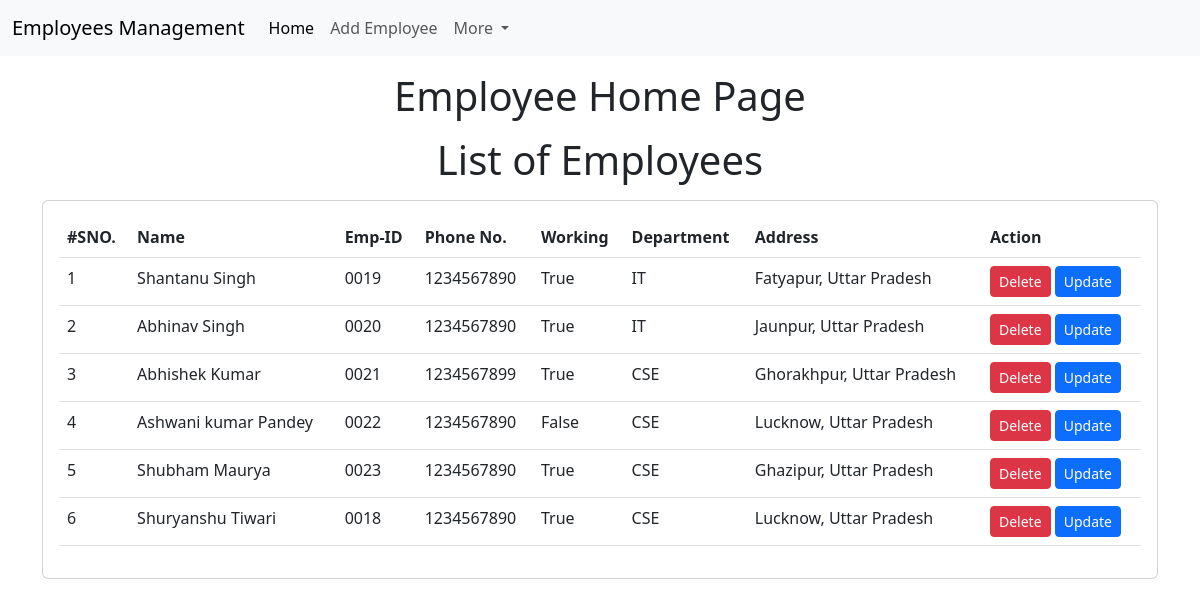
The page /emp/home/ on the database its author committed.
### emp/models.py (models this page shows)
class Employees(models.Model):
    name = models.CharField(max_length=50)
    emp_id = models.CharField(max_length=50)
    phoneNo = models.CharField(max_length=50)
    address = models.CharField(max_length = 100)
    working  = models.BooleanField(default=True)
    department = models.CharField(max_length = 50)

### emp/views.py (the view)
# urls.py: path('home/',emp_home),
def emp_home(request):
    emps = Employees.objects.all()
    return render(request, 'emp/home.html',{
        'emps' : emps
    })

### templates/emp/home.html (shortened to what this page needs)
<!doctype html>
<html lang="en">
  <head>
    <link href="https://cdn.jsdelivr.net/npm/bootstrap@5.3.0/dist/css/bootstrap.min.css" rel="stylesheet">
  </head>
  <body>
    {% include 'emp/navbar.html' %}
    <h1 class="text-center my-3">Employee Home Page</h1>
    <h1 class="text-center my-3">List of Employees</h1>
    <div class="container">
      <div class="row">
        <div class="col-md-12">
          <div class="card">
            <div class="card-body">
              <table class="table">
                <thead>
                  <tr>
                    <th>#SNO.</th>
                    <th>Name</th>
                    <th>Emp-ID</th>
                    <th>Phone No.</th>
                    <th>Working</th>
                    <th>Department</th>
                    <th>Address</th>
                    <th>Action</th>
                  </tr>
                </thead>
                <tbody>
                  {% for e in emps %}
                  <tr>
                    <td>{{forloop.counter}}</td>
                    <td>{{e.name}}</td>
                    <td>{{e.emp_id}}</td>
                    <td>{{e.phoneNo}}</td>
                    <td>{{e.working}}</td>
                    <td>{{e.department}}</td>
                    <td>{{e.address}}</td>
                    <td>
                      <a href="/emp/delete-emp/{{e.id}}" class="btn btn-danger btn-sm">Delete</a>
                      <a href="/emp/update-emp/{{e.id}}" class="btn btn-primary btn-sm">Update</a>
                    </td>
                  </tr>
                  {% endfor %}
                </tbody>
              </table>
            </div>
          </div>
        </div>
      </div>
    </div>
  </body>
</html>

### templates/emp/navbar.html (shortened to what this page needs)
<nav class="navbar navbar-expand-lg bg-body-tertiary">
    <div class="container-fluid">
      <a class="navbar-brand" href="#">Employees Management</a>
      <div class="collapse navbar-collapse" id="navbarSupportedContent">
        <ul class="navbar-nav me-auto mb-2 mb-lg-0">
          <li class="nav-item">
            <a class="nav-link active" aria-current="page" href="/emp/home/">Home</a>
          </li>
          <li class="nav-item">
            <a class="nav-link" href="/emp/add-emp/">Add Employee</a>
          </li>
          <li class="nav-item dropdown">
            <a class="nav-link dropdown-toggle" href="#" role="button" data-bs-toggle="dropdown" aria-expanded="false">
              More
            </a>
          </li>
        </ul>
      </div>
    </div>
  </nav>

### rows shown on the page
Employees: name "Shantanu Singh", emp_id "0019", phoneNo "1234567890", working "True", department "IT", address "Fatyapur, Uttar Pradesh"
Employees: name "Abhinav Singh", emp_id "0020", phoneNo "1234567890", working "True", department "IT", address "Jaunpur, Uttar Pradesh"
Employees: name "Abhishek Kumar", emp_id "0021", phoneNo "1234567899", working "True", department "CSE", address "Ghorakhpur, Uttar Pradesh"
Employees: name "Ashwani kumar Pandey", emp_id "0022", phoneNo "1234567890", working "False", department "CSE", address "Lucknow, Uttar Pradesh"
Employees: name "Shubham Maurya", emp_id "0023", phoneNo "1234567890", working "True", department "CSE", address "Ghazipur, Uttar Pradesh"
Employees: name "Shuryanshu Tiwari", emp_id "0018", phoneNo "1234567890", working "True", department "CSE", address "Lucknow, Uttar Pradesh"
